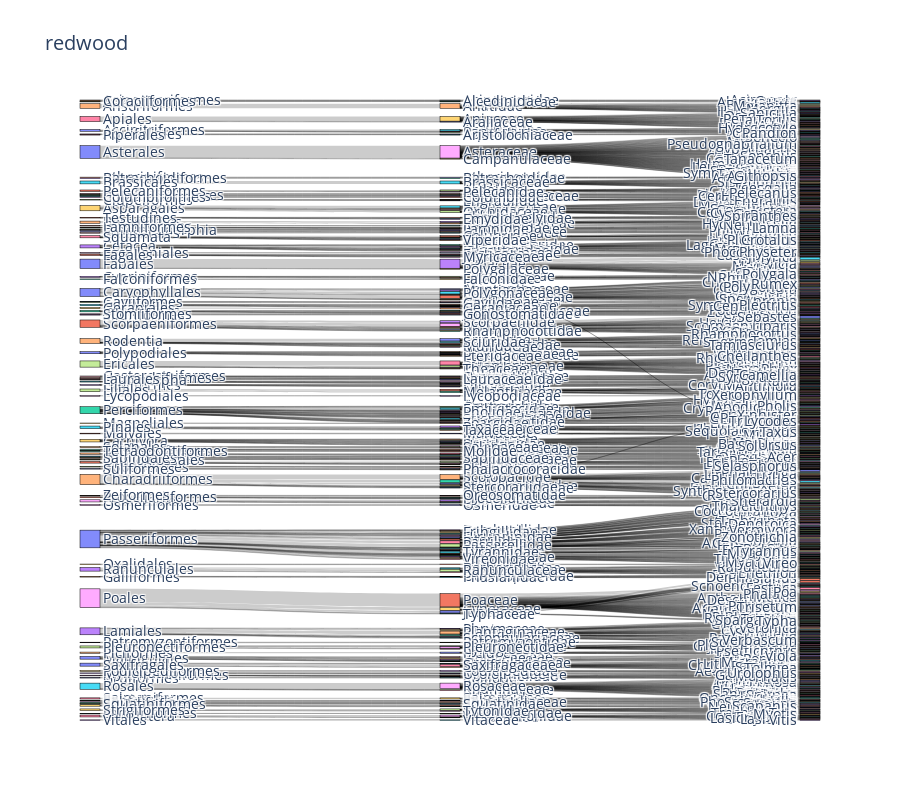

Write notebook code for a chart like this one.
### Code cell
redwood = df_combined[(df_combined['Park Code'] == 'REDW')]

# Step 1: Get the counts for order -> family
order_family_count = redwood.groupby(['Order', 'Family']).size().reset_index(name='count')

# Step 2: Get the counts for family -> genus
family_genus_count = redwood.groupby(['Family', 'Genus']).size().reset_index(name='count')

# Combine the order -> family and family -> genus into one list of source, target, and value for Sankey
# For order -> family
order_family_links = order_family_count[['Order', 'Family', 'count']].rename(columns={'Order': 'source', 'Family': 'target', 'count': 'value'})

# For family -> genus
family_genus_links = family_genus_count[['Family', 'Genus', 'count']].rename(columns={'Family': 'source', 'Genus': 'target', 'count': 'value'})

# Concatenate the two link DataFrames
links = pd.concat([order_family_links, family_genus_links], ignore_index=True)

# Create a list of nodes
nodes = list(pd.concat([order_family_count['Order'], order_family_count['Family'], family_genus_count['Genus']]).unique())

# Map the nodes to indices
nodes_dict = {node: i for i, node in enumerate(nodes)}

# Add node indices to the links
links['source'] = links['source'].map(nodes_dict)
links['target'] = links['target'].map(nodes_dict)

# Create the Sankey diagram
fig = go.Figure(go.Sankey(
    node=dict(
        pad=15,
        thickness=20,
        line=dict(color="black", width=0.5),
        label=nodes
    ),
    link=dict(
        source=links['source'],
        target=links['target'],
        value=links['value']
    )
))

fig.update_layout(title_text="redwood", font_size=14, height=800)
fig.show()

### Figure 1 — Plotly figure (JSON) as saved in the notebook; plotly's stock layout.template omitted (floating-point values rounded to 4 significant figures; data arrays with more than 128 entries replaced by an {"elided": "..."} marker saying what was removed)
{"data": [{"link": {"source": {"elided": "1111 int values"}, "target": {"elided": "1111 int values"}, "value": {"elided": "1111 int values"}}, "node": {"label": {"elided": "1215 str values"}, "line": {"color": "black", "width": 0.5}, "pad": 15, "thickness": 20}, "type": "sankey"}], "layout": {"font": {"size": 14}, "height": 800, "title": {"text": "redwood"}}}
